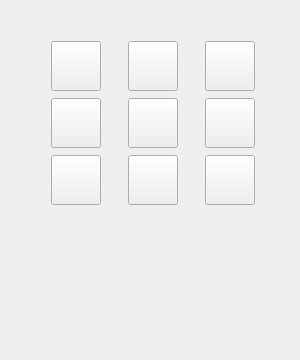
<?xml version="1.0" encoding="UTF-8"?>
<ui version="4.0">
 <class>TicTacToe3x3Form</class>
 <widget class="QWidget" name="TicTacToe3x3Form">
  <property name="geometry">
   <rect>
    <x>0</x>
    <y>0</y>
    <width>300</width>
    <height>360</height>
   </rect>
  </property>
  <property name="windowTitle">
   <string>Form</string>
  </property>
  <widget class="QWidget" name="centralwidget" native="true">
   <property name="geometry">
    <rect>
     <x>-10</x>
     <y>-40</y>
     <width>306</width>
     <height>266</height>
    </rect>
   </property>
   <widget class="QWidget" name="gridLayoutWidget">
    <property name="geometry">
     <rect>
      <x>40</x>
      <y>80</y>
      <width>246</width>
      <height>166</height>
     </rect>
    </property>
    <property name="minimumSize">
     <size>
      <width>50</width>
      <height>50</height>
     </size>
    </property>
    <layout class="QGridLayout" name="gridLayout" rowstretch="0,0,0" columnstretch="0,0,0">
     <item row="1" column="1">
      <widget class="QPushButton" name="buttonBox4">
       <property name="minimumSize">
        <size>
         <width>50</width>
         <height>50</height>
        </size>
       </property>
       <property name="maximumSize">
        <size>
         <width>50</width>
         <height>50</height>
        </size>
       </property>
       <property name="cursor">
        <cursorShape>PointingHandCursor</cursorShape>
       </property>
       <property name="text">
        <string/>
       </property>
      </widget>
     </item>
     <item row="2" column="0">
      <widget class="QPushButton" name="buttonBox6">
       <property name="minimumSize">
        <size>
         <width>50</width>
         <height>50</height>
        </size>
       </property>
       <property name="maximumSize">
        <size>
         <width>50</width>
         <height>50</height>
        </size>
       </property>
       <property name="cursor">
        <cursorShape>PointingHandCursor</cursorShape>
       </property>
       <property name="text">
        <string/>
       </property>
      </widget>
     </item>
     <item row="0" column="0">
      <widget class="QPushButton" name="buttonBox0">
       <property name="minimumSize">
        <size>
         <width>50</width>
         <height>50</height>
        </size>
       </property>
       <property name="maximumSize">
        <size>
         <width>50</width>
         <height>50</height>
        </size>
       </property>
       <property name="cursor">
        <cursorShape>PointingHandCursor</cursorShape>
       </property>
       <property name="text">
        <string/>
       </property>
      </widget>
     </item>
     <item row="1" column="0">
      <widget class="QPushButton" name="buttonBox3">
       <property name="minimumSize">
        <size>
         <width>50</width>
         <height>50</height>
        </size>
       </property>
       <property name="maximumSize">
        <size>
         <width>50</width>
         <height>50</height>
        </size>
       </property>
       <property name="cursor">
        <cursorShape>PointingHandCursor</cursorShape>
       </property>
       <property name="text">
        <string/>
       </property>
      </widget>
     </item>
     <item row="0" column="1">
      <widget class="QPushButton" name="buttonBox1">
       <property name="minimumSize">
        <size>
         <width>50</width>
         <height>50</height>
        </size>
       </property>
       <property name="maximumSize">
        <size>
         <width>50</width>
         <height>50</height>
        </size>
       </property>
       <property name="cursor">
        <cursorShape>PointingHandCursor</cursorShape>
       </property>
       <property name="text">
        <string/>
       </property>
      </widget>
     </item>
     <item row="2" column="1">
      <widget class="QPushButton" name="buttonBox7">
       <property name="minimumSize">
        <size>
         <width>50</width>
         <height>50</height>
        </size>
       </property>
       <property name="maximumSize">
        <size>
         <width>50</width>
         <height>50</height>
        </size>
       </property>
       <property name="cursor">
        <cursorShape>PointingHandCursor</cursorShape>
       </property>
       <property name="text">
        <string/>
       </property>
      </widget>
     </item>
     <item row="0" column="2">
      <widget class="QPushButton" name="buttonBox2">
       <property name="minimumSize">
        <size>
         <width>50</width>
         <height>50</height>
        </size>
       </property>
       <property name="maximumSize">
        <size>
         <width>50</width>
         <height>50</height>
        </size>
       </property>
       <property name="cursor">
        <cursorShape>PointingHandCursor</cursorShape>
       </property>
       <property name="text">
        <string/>
       </property>
      </widget>
     </item>
     <item row="1" column="2">
      <widget class="QPushButton" name="buttonBox5">
       <property name="minimumSize">
        <size>
         <width>50</width>
         <height>50</height>
        </size>
       </property>
       <property name="maximumSize">
        <size>
         <width>50</width>
         <height>50</height>
        </size>
       </property>
       <property name="cursor">
        <cursorShape>PointingHandCursor</cursorShape>
       </property>
       <property name="text">
        <string/>
       </property>
      </widget>
     </item>
     <item row="2" column="2">
      <widget class="QPushButton" name="buttonBox8">
       <property name="maximumSize">
        <size>
         <width>50</width>
         <height>50</height>
        </size>
       </property>
       <property name="cursor">
        <cursorShape>PointingHandCursor</cursorShape>
       </property>
       <property name="text">
        <string/>
       </property>
       <property name="iconSize">
        <size>
         <width>20</width>
         <height>20</height>
        </size>
       </property>
      </widget>
     </item>
    </layout>
   </widget>
  </widget>
 </widget>
 <resources/>
 <connections/>
</ui>
